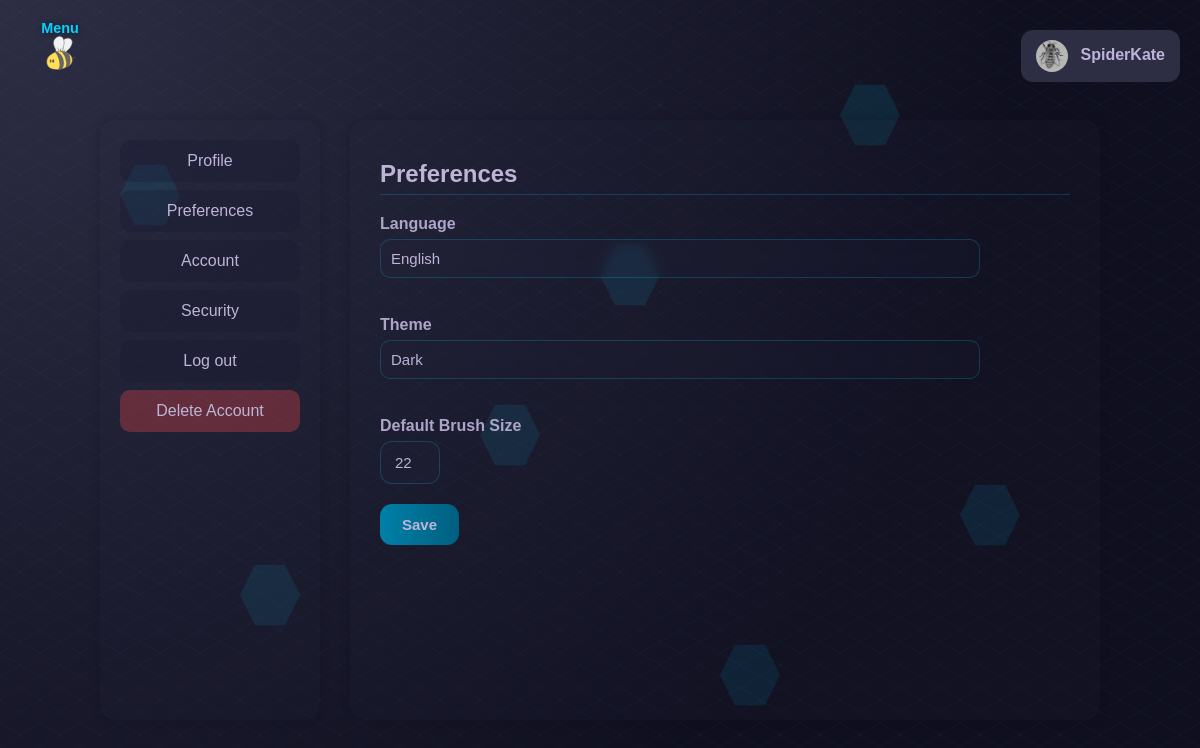
Page /SpiderKate/settings/preferences (signed in) on the committed database.
### tables this page shows
CREATE TABLE users (
    id INTEGER PRIMARY KEY AUTOINCREMENT,
    name TEXT,
    surname TEXT,
    username TEXT NOT NULL,
    email TEXT NOT NULL,
    password TEXT NOT NULL,
    dob TEXT NOT NULL,
    bio TEXT,
    avatar_path TEXT,
    social_links TEXT,
    last_login_at TEXT,
    bee_points INTEGER DEFAULT 5000,
    deleted INTEGER DEFAULT 0,
    deleted_at TEXT,
    recovery_username TEXT
);

CREATE TABLE preferences (
    id INTEGER PRIMARY KEY AUTOINCREMENT,
    user_id INTEGER NOT NULL,
    language TEXT NOT NULL DEFAULT 'en',
    theme TEXT NOT NULL DEFAULT 'bee',
    default_brush_size INTEGER DEFAULT 30,
    notifications BOOLEAN DEFAULT 1,
    FOREIGN KEY(user_id) REFERENCES users(id)
);

### app.py (the view, shortened to what this page needs)
@app.route("/<username>/settings/preferences", methods=["GET", "POST"])
@login_required
@no_trespass
def settingsPreferences(username):
    conn = sqlite3.connect("beevy.db")
    cursor = conn.cursor()
    try:
        cursor.execute("SELECT id FROM users WHERE username=?", (username,))
        user_id = cursor.fetchone()[0]
        if not user_id:
            conn.close()
            flash_translated("flash.user_not_found", "error")
            return "", 404
        cursor.execute("SELECT language, theme, default_brush_size, notifications FROM preferences WHERE user_id = ?", (user_id,))
        prefs = cursor.fetchone()
        user = (user_id, prefs[0], prefs[1], prefs[2], prefs[3])
    except Exception as e:
        flash_translated("flash.error_occurred", "error", e=str(e))
        return redirect(url_for("index"))
    finally:
        conn.close()
    return render_template("settingsPreferences.html", user=user)

### app.py (called while the page is built)
def login_required(f):
    @wraps(f)
    def decorated(*args, **kwargs):
        if 'username' not in session:
            flash_translated("flash.login_first", "error")
            return redirect(url_for("login"))
        return f(*args, **kwargs)
    return decorated

def no_trespass(f):
    @wraps(f)
    def decorated(*args, **kwargs):
        username = kwargs.get('username')
        if session.get('username') != username:
            flash_translated("flash.trespass", "error")
            return redirect(url_for("index"))
        return f(*args, **kwargs)
    return decorated

@app.before_request
def load_logged_in_user():
    g.avatar_path = None
    g.user_theme = 'bee'
    g.user_language = session.get("user_language", "en")
    g.trans = translations
    username = session.get('username')
    if username:
        conn = sqlite3.connect('beevy.db')
        cursor = conn.cursor()
        cursor.execute("SELECT avatar_path FROM users WHERE username=?", (username,))
        row = cursor.fetchone()
        if row and row[0]:
            g.avatar_path = row[0]
        cursor.execute("SELECT theme FROM preferences WHERE user_id = (SELECT id FROM users WHERE username=?)", (username,))
        pref_row = cursor.fetchone()
        if pref_row and pref_row[0]:
            g.user_theme = pref_row[0]
        conn.close()

@app.context_processor
def inject_t():
    def t(key, **kwargs):
        text = translations.get(key, g.user_language, default=key)
        if kwargs:
            text = text.format(**kwargs)
        return text
    return dict(t=t)

### translations.py (called while the page is built)
    def get(self, key, language='en', default=''):
        if language not in self.strings:
            language = 'en'  # Fallback to English
        keys = key.split('.')
        value = self.strings.get(language, {})
        for k in keys:
            if isinstance(value, dict):
                value = value.get(k)
            else:
                return default
        return value if value else default

### templates/settingsPreferences.html (shortened to what this page needs)
{% extends "settings.html" %}
{% block settings_page %}
<h2>{{ t('settings.preferences_settings') }}</h2>
<form id="accountForm" method="POST">
    <label>{{ t('settings.language') }}</label>
    <select name="language" class="input">
        <option value="en" {% if g.user_language== 'en' %}selected{% endif %}>English</option>
    </select>
    <br><br>
    <label>{{ t('settings.theme') }}</label>
    <select name="theme" class="input">
        <option value="dark" {% if user[2] == 'dark' %}selected{% endif %}>{{ t('settings.dark_theme') }}</option>
    </select>
    <br><br>
    <label>{{ t('settings.def_brush_size') }}</label>
    <input type="number" name="brush" min="1" max="300" value="{{ user[3] }}"> <br>
    <button type="submit">{{ t('buttons.save') }}</button>
</form>
{% endblock %}

### templates/base.html (shortened to what this page needs)
<!DOCTYPE html>
<html lang="en">
<head>
    <link rel="stylesheet" href="/static/css/base.css">
    {% if g.user_theme and g.user_theme != 'bee' %}
        <link rel="stylesheet" href="/static/css/theme-{{ g.user_theme }}.css">
    {% endif %}
    {% block extra_css %}{% endblock %}
</head>
<div class="hex-bg-container">
        <div class="hex-bg" style="--x:50%; --y:30%; --delay:1s;"></div>
        <div class="hex-bg" style="--x:80%; --y:60%; --delay:2s;"></div>
        <div class="hex-bg" style="--x:20%; --y:70%; --delay:3s;"></div>
        <div class="hex-bg" style="--x:70%; --y:10%; --delay:4s;"></div>
        <div class="hex-bg" style="--x:40%; --y:50%; --delay:5s;"></div>
        <div class="hex-bg" style="--x:60%; --y:80%; --delay:6s;"></div>
    </div>
<body class="{{ page }}">
<img src="/static/images/beee.svg" id="bee-toggle" class="bee-toggle" onclick="toggleSidebar()" alt="bee toggle" title="Menu">
<div class="menu-label">Menu</div>
    {% if session.username %}
<div class="user-menu">
    <div class="user-menu-button" onclick="toggleMenu()">
        {% if g.avatar_path %}
            <div style="position: relative; display: inline-block;">
                <img src="{{ url_for('static', filename=g.avatar_path) }}" class="user-avatar">
                <div style="position: absolute; top:0; left:0; width:100%; height:100%;"></div>
            </div>
        {% else %}
            <div style="position: relative; display: inline-block;">
                <img src="{{ url_for('static', filename='images/default_avatar.png') }}" class="user-avatar">
                <div style="position: absolute; top:0; left:0; width:100%; height:100%;"></div>
            </div>
        {% endif %}
        {{ session.get('username') }}
    </div>
</div>
{% endif %}
<div class="app">
    <main class="content">
        {% block content %}{% endblock %}
    </main>
</div>
</body>
</html>

### static/css/theme-dark.css (style rules this page uses)
:root { --primary-bg: #1a1a2e; --primary-bg-light: #2d2d44; --primary-bg-dark: #0f0f1f; --primary-text: #beb4d8; --text-main: #beb4d8; --text-muted: rgb(190 180 216 / 60%); --accent-color: #00d4ff; --accent-light: #33e0ff; --accent: #00d4ff; --glass-bg: rgb(45 45 68 / 12%); --glass-bg-light: rgb(45 45 68 / 18%); --glass-border: rgb(0 212 255 / 20%); --glass-border-light: rgb(0 212 255 / 30%); --glass-blur: blur(6px); --tool-filter: invert(70%) sepia(100%) saturate(3480%) hue-rotate(245deg) brightness(43%) contrast(50%); --bucket-filter: invert(70%) sepia(100%) saturate(3480%) hue-rotate(235deg) brightness(43%) contrast(50%); --tool-filter-hover: invert(70%) sepia(100%) saturate(7480%) hue-rotate(205deg) brightness(183%) contrast(130%); --bucket-filter-hover: invert(32%) sepia(90%) saturate(2000%) hue-rotate(165deg) brightness(90%) contrast(600%); --span-muted-filter: var(--accent-color); --shadow-accent: 0 0 10px rgb(0 212 255 / 40%); --btn-bg: linear-gradient(90deg, #0080a8, #005f80); --btn-bg-hover: linear-gradient(90deg, #00a0cc, #007aa3); --btn-shadow-hover: 0 0 10px rgb(0 212 255 / 40%); --sidebar-bg: rgb(15 15 31 / 40%); --sidebar-border: rgb(0 212 255 / 15%); --input-bg: rgb(45 45 68 / 20%); --input-bg-focus: rgb(45 45 68 / 30%); --input-border: rgb(0 212 255 / 30%); --input-border-focus: #00d4ff; --input-shadow-focus: 0 0 10px rgb(0 212 255 / 40%); --msg-info-bg: rgb(147 197 253 / 12%); --msg-info-text: #8ccaff; --msg-info-outline: rgb(147 197 253 / 40%); --msg-success-bg: rgb(111 207 151 / 12%); --msg-success-text: #7cd9a3; --msg-success-outline: rgb(111 207 151 / 40%); --msg-error-bg: rgb(248 113 113 / 12%); --msg-error-text: #ff8a8a; --msg-error-outline: rgb(248 113 113 / 40%); --hex-bg: rgb(0 212 255 / 10%); --radius: 18px; --radius-md: 15px; --radius-sm: 12px; --radius-xs: 10px; --transition: 0.3s; }

### static/css/settings.css (style rules this page uses)
.settings-content form { max-width: 600px; }
label { display: block; margin-bottom: 6px; font-weight: 600; color: var(--text-main); opacity: 0.9; }
input[type="number"] { width: 10%; padding: 12px 14px; border-radius: var(--radius-sm); border: 1px solid var(--glass-border); background: var(--glass); color: var(--text-main); margin-bottom: 20px; transition: var(--transition); font-size: 15px; }
input[type="text"], input[type="email"], input[type="password"], textarea, select { width: 100%; padding: 12px 14px; border-radius: var(--radius-sm); border: 1px solid var(--glass-border); background: var(--glass); color: var(--text-main); margin-bottom: 20px; transition: var(--transition); font-size: 15px; }
.settings-content button { background: var(--btn-bg); color: var(--text-main); padding: 12px 22px; border: none; border-radius: var(--radius-sm); cursor: pointer; transition: var(--transition); font-weight: bold; font-size: 15px; }
.settings-content h2 { margin-bottom: 20px; font-size: 24px; font-weight: 700; padding-bottom: 6px; border-bottom: 1px solid var(--glass-border); }
select.input { background: var(--glass-bg); color: var(--text-main); border: 1px solid var(--glass-border); border-radius: var(--radius-xs); padding: 10px; appearance: none; cursor: pointer; backdrop-filter: blur(6px); }
select.input option { background: var(--bg-dark); color: var(--text-main); }

### rows in the picture
users: avatar_path (picture), get "SpiderKate"
preferences: theme "Dark"

### other values in the picture
{{ t('nav.profile') }} "Profile"
{{ t('settings.preferences_settings') }} "Preferences"
{{ t('settings.account') }} "Account"
{{ t('settings.security') }} "Security"
{{ t('nav.logout') }} "Log out"
{{ t('settings.delete_account') }} "Delete Account"
{{ t('settings.language') }} "Language"
{{ t('settings.theme') }} "Theme"
{{ t('settings.def_brush_size') }} "Default Brush Size"
{{ t('buttons.save') }} "Save"
